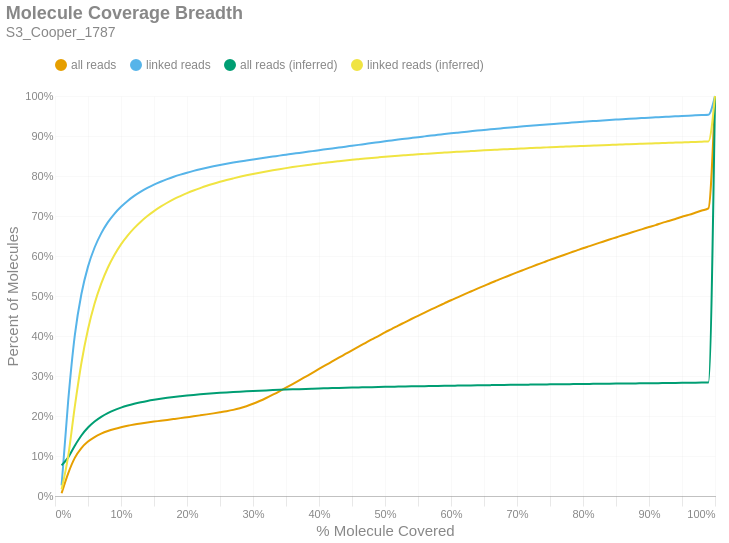

The notebook cell this image was saved under:
### Markdown cell above
### Molecule Read Coverage
This chart shows molecule coverage breadth as computed by the number of bases aligned to that molecule. In other words, "*how much of each unique long molecule is actually sequenced/aligned?*" Keep in mind there is a distinction between sequences and alignments, since some sequences belonging to a particular molecule may not align well and wouldn't appear in the alignment data. This chart also shows molecule coverage breadth as computed by the *inferred fragment* from which the aligned sequences originate. Unlike read coverage, this calculation takes into account the total insert size, including unsequenced gaps between the forward and reverse reads. Like the previous figures, these are cumulative percents.

### Code cell
if SKIPLR:
    print_html(f"Skipped")
else:
    binned_df = consolidated_hist(valids['coverage_bp'], mask, 0.01, True)
    binned_df_inf = consolidated_hist(valids['coverage_inserts'], mask, 0.01, True)
    binned_df = binned_df.with_columns(pl.lit(binned_df_inf['all reads (cumsum)']).alias('all reads (inferred)'))
    binned_df = binned_df.with_columns(pl.lit(binned_df_inf['linked reads (cumsum)']).alias('linked reads (inferred)'))
    binned_df = binned_df.with_columns(
        (pl.col('bin').cast(pl.Float64) + 0.01).alias('right_edge')
    )

    with SafeRender(binned_df):
        (
            density_plot(binned_df, 'Molecule Coverage Breadth', samplename, 'molcov', ['all reads (inferred)','linked reads (inferred)'])
            .encode(
                #x=alt.X('bin:Q', title="% Molecule Covered").axis(format = '%').scale(padding=0),
                x=alt.X('right_edge:Q', title="% Molecule Covered").axis(format='%').scale(padding=0),
                y=alt.Y('value:Q', title='Percent of Molecules')
                    .axis(format='%')
                    .stack(False)
                    .scale(domainMin=0, padding=0),
                color=alt.Color("key:N").scale(domain = ["all reads", "linked reads", "all reads (inferred)", "linked reads (inferred)"]),
                tooltip = [
                    alt.Tooltip("key:N", title = "Data Type"),
                    alt.Tooltip("range_label:N", title="% Molecule Covered"),
                    alt.Tooltip("value:Q", format = ".2%", title="% Molecules")
                ]
            )
        ).display()

### Figure 1 — Vega-Lite specification as saved in the notebook (floating-point values rounded to 4 significant figures)
{"width": "container", "height": 400, "config": {"title": {"anchor": "start", "dy": -15, "fontSize": 18, "color": "#888888", "subtitleColor": "#888888", "subtitleFontSize": 14}, "arc": {"fill": "#0072B2"}, "axis": {"domainColor": "#888888", "domainWidth": 0.5, "gridWidth": 0.2, "grid": false, "titleFontWeight": 400, "titleFontSize": 15, "labelFontSize": 11, "labelColor": "#888888", "tickColor": "#888888", "tickWidth": 0.2, "titleColor": "#888888"}, "axisBand": {"grid": false}, "axisX": {"grid": true, "tickSize": 10, "domainCap": "round"}, "axisY": {"domain": false, "grid": true, "tickSize": 0, "domainCap": "round"}, "background": "transparent", "header": {"labelFontSize": 15, "labelColor": "#888888", "titleFontSize": 15, "titleFontWeight": 600, "titleColor": "#888888"}, "legend": {"labelFont": "sans-serif", "labelFontSize": 12, "labelColor": "#888888", "symbolSize": 100, "symbolType": "circle", "titleFontSize": 12, "titlePadding": 10, "titleColor": "#888888", "title": null, "orient": "top"}, "range": {"category": ["#E69F00", "#56B4E9", "#009E73", "#F0E442", "#0072B2", "#D55E00", "#CC79A7", "#000000"], "diverging": ["#cfe8f3", "#a2d4ec", "#73bfe2", "#46abdb", "#1696d2", "#12719e"]}, "area": {"fill": "#0072B2", "fillOpacity": 0.7, "line": true, "strokeOpacity": 0.7}, "line": {"color": "#0072B2", "stroke": "#0072B2", "strokeWidth": 2}, "trail": {"color": "#0072B2", "stroke": "#0072B2", "strokeWidth": 0, "size": 1}, "point": {"filled": true, "fillOpacity": 1.0, "size": 95}, "text": {"color": "#888888", "fontSize": 11, "align": "right", "fontWeight": 400, "size": 11}, "bar": {"fill": "#0072B2", "stroke": null}, "view": {"stroke": null, "continuousWidth": 660, "continuousHeight": 400}}, "data": {"name": "data-cb066435a76a72fd23c6389bc660c83f"}, "mark": {"type": "line", "interpolate": "monotone", "point": {"opacity": 0, "size": 275}}, "encoding": {"color": {"field": "key", "scale": {"domain": ["all reads", "linked reads", "all reads (inferred)", "linked reads (inferred)"]}, "type": "nominal"}, "tooltip": [{"field": "key", "title": "Data Type", "type": "nominal"}, {"field": "range_label", "title": "% Molecule Covered", "type": "nominal"}, {"field": "value", "format": ".2%", "title": "% Molecules", "type": "quantitative"}], "x": {"axis": {"format": "%"}, "field": "right_edge", "scale": {"padding": 0}, "title": "% Molecule Covered", "type": "quantitative"}, "y": {"axis": {"format": "%"}, "field": "value", "scale": {"domainMin": 0, "padding": 0}, "stack": false, "title": "Percent of Molecules", "type": "quantitative"}}, "params": [{"name": "param_c36ac31b6afebe62", "select": {"type": "point", "fields": ["key"]}, "bind": "legend"}], "title": {"text": "Molecule Coverage Breadth", "subtitle": "S3_Cooper_1787"}, "transform": [{"fold": ["all reads (cumsum)", "linked reads (cumsum)", "all reads (inferred)", "linked reads (inferred)"]}, {"calculate": "replace(datum.key, ' (cumsum)', '')", "as": "key"}, {"filter": {"param": "param_c36ac31b6afebe62"}}], "usermeta": {"embedOptions": {"downloadFileName": "S3_Cooper_1787.molcov"}}, "$schema": "https://vega.github.io/schema/vega-lite/v6.1.0.json", "datasets": {"data-cb066435a76a72fd23c6389bc660c83f": [{"bin": "0.0", "interval": "0.0-0.01", "all reads": 0.006812, "linked reads": 0.02682, "all reads (cumsum)": 0.006812, "linked reads (cumsum)": 0.02682, "range_label": "0.0-0.01", "all reads (inferred)": 0.07666, "linked reads (inferred)": 0.01705, "right_edge": 0.01}, {"bin": "0.01", "interval": "0.01-0.02", "all reads": 0.04999, "linked reads": 0.2112, "all reads (cumsum)": 0.0568, "linked reads (cumsum)": 0.238, "range_label": "0.01-0.02", "all reads (inferred)": 0.0966, "linked reads (inferred)": 0.09956, "right_edge": 0.02}, {"bin": "0.02", "interval": "0.02-0.03", "all reads": 0.03852, "linked reads": 0.1636, "all reads (cumsum)": 0.09532, "linked reads (cumsum)": 0.4016, "range_label": "0.02-0.03", "all reads (inferred)": 0.1258, "linked reads (inferred)": 0.2235, "right_edge": 0.03}, {"bin": "0.03", "interval": "0.03-0.04", "all reads": 0.02446, "linked reads": 0.1034, "all reads (cumsum)": 0.1198, "linked reads (cumsum)": 0.505, "range_label": "0.03-0.04", "all reads (inferred)": 0.1513, "linked reads (inferred)": 0.3324, "right_edge": 0.04}, {"bin": "0.04", "interval": "0.04-0.05", "all reads": 0.01621, "linked reads": 0.06846, "all reads (cumsum)": 0.136, "linked reads (cumsum)": 0.5735, "range_label": "0.04-0.05", "all reads (inferred)": 0.1711, "linked reads (inferred)": 0.4168, "right_edge": 0.05}, {"bin": "0.05", "interval": "0.05-0.06", "all reads": 0.01138, "linked reads": 0.04778, "all reads (cumsum)": 0.1474, "linked reads (cumsum)": 0.6212, "range_label": "0.05-0.06", "all reads (inferred)": 0.1862, "linked reads (inferred)": 0.4811, "right_edge": 0.06}, {"bin": "0.06", "interval": "0.06-0.07", "all reads": 0.008438, "linked reads": 0.03533, "all reads (cumsum)": 0.1558, "linked reads (cumsum)": 0.6566, "range_label": "0.06-0.07", "all reads (inferred)": 0.1979, "linked reads (inferred)": 0.5309, "right_edge": 0.07}, {"bin": "0.07", "interval": "0.07-0.08", "all reads": 0.006566, "linked reads": 0.02737, "all reads (cumsum)": 0.1624, "linked reads (cumsum)": 0.6839, "range_label": "0.07-0.08", "all reads (inferred)": 0.2072, "linked reads (inferred)": 0.5707, "right_edge": 0.08}, {"bin": "0.08", "interval": "0.08-0.09", "all reads": 0.005201, "linked reads": 0.02151, "all reads (cumsum)": 0.1676, "linked reads (cumsum)": 0.7054, "range_label": "0.08-0.09", "all reads (inferred)": 0.2147, "linked reads (inferred)": 0.6026, "right_edge": 0.09}, {"bin": "0.09", "interval": "0.09-0.1", "all reads": 0.004296, "linked reads": 0.01759, "all reads (cumsum)": 0.1719, "linked reads (cumsum)": 0.723, "range_label": "0.09-0.1", "all reads (inferred)": 0.2209, "linked reads (inferred)": 0.629, "right_edge": 0.1}, {"bin": "0.1", "interval": "0.1-0.11", "all reads": 0.00364, "linked reads": 0.01472, "all reads (cumsum)": 0.1755, "linked reads (cumsum)": 0.7378, "range_label": "0.1-0.11", "all reads (inferred)": 0.2261, "linked reads (inferred)": 0.651, "right_edge": 0.11}, {"bin": "0.11", "interval": "0.11-0.12", "all reads": 0.003137, "linked reads": 0.01248, "all reads (cumsum)": 0.1787, "linked reads (cumsum)": 0.7502, "range_label": "0.11-0.12", "all reads (inferred)": 0.2305, "linked reads (inferred)": 0.6697, "right_edge": 0.12}, {"bin": "0.12", "interval": "0.12-0.13", "all reads": 0.002696, "linked reads": 0.01063, "all reads (cumsum)": 0.1814, "linked reads (cumsum)": 0.7609, "range_label": "0.12-0.13", "all reads (inferred)": 0.2343, "linked reads (inferred)": 0.6858, "right_edge": 0.13}, {"bin": "0.13", "interval": "0.13-0.14", "all reads": 0.002442, "linked reads": 0.009434, "all reads (cumsum)": 0.1838, "linked reads (cumsum)": 0.7703, "range_label": "0.13-0.14", "all reads (inferred)": 0.2376, "linked reads (inferred)": 0.6999, "right_edge": 0.14}, {"bin": "0.14", "interval": "0.14-0.15", "all reads": 0.002216, "linked reads": 0.008146, "all reads (cumsum)": 0.186, "linked reads (cumsum)": 0.7784, "range_label": "0.14-0.15", "all reads (inferred)": 0.2405, "linked reads (inferred)": 0.7122, "right_edge": 0.15}, {"bin": "0.15", "interval": "0.15-0.16", "all reads": 0.002101, "linked reads": 0.007126, "all reads (cumsum)": 0.1881, "linked reads (cumsum)": 0.7856, "range_label": "0.15-0.16", "all reads (inferred)": 0.2431, "linked reads (inferred)": 0.7233, "right_edge": 0.16}, {"bin": "0.16", "interval": "0.16-0.17", "all reads": 0.002151, "linked reads": 0.006612, "all reads (cumsum)": 0.1903, "linked reads (cumsum)": 0.7922, "range_label": "0.16-0.17", "all reads (inferred)": 0.2454, "linked reads (inferred)": 0.7331, "right_edge": 0.17}, {"bin": "0.17", "interval": "0.17-0.18", "all reads": 0.002203, "linked reads": 0.005954, "all reads (cumsum)": 0.1925, "linked reads (cumsum)": 0.7981, "range_label": "0.17-0.18", "all reads (inferred)": 0.2475, "linked reads (inferred)": 0.742, "right_edge": 0.18}, {"bin": "0.18", "interval": "0.18-0.19", "all reads": 0.002226, "linked reads": 0.005319, "all reads (cumsum)": 0.1947, "linked reads (cumsum)": 0.8035, "range_label": "0.18-0.19", "all reads (inferred)": 0.2494, "linked reads (inferred)": 0.7497, "right_edge": 0.19}, {"bin": "0.19", "interval": "0.19-0.2", "all reads": 0.002292, "linked reads": 0.004848, "all reads (cumsum)": 0.197, "linked reads (cumsum)": 0.8083, "range_label": "0.19-0.2", "all reads (inferred)": 0.2511, "linked reads (inferred)": 0.7571, "right_edge": 0.2}, {"bin": "0.2", "interval": "0.2-0.21", "all reads": 0.00229, "linked reads": 0.004458, "all reads (cumsum)": 0.1993, "linked reads (cumsum)": 0.8128, "range_label": "0.2-0.21", "all reads (inferred)": 0.2527, "linked reads (inferred)": 0.7637, "right_edge": 0.21}, {"bin": "0.21", "interval": "0.21-0.22", "all reads": 0.002374, "linked reads": 0.004106, "all reads (cumsum)": 0.2016, "linked reads (cumsum)": 0.8169, "range_label": "0.21-0.22", "all reads (inferred)": 0.2541, "linked reads (inferred)": 0.7698, "right_edge": 0.22}, {"bin": "0.22", "interval": "0.22-0.23", "all reads": 0.002414, "linked reads": 0.003788, "all reads (cumsum)": 0.2041, "linked reads (cumsum)": 0.8207, "range_label": "0.22-0.23", "all reads (inferred)": 0.2555, "linked reads (inferred)": 0.7755, "right_edge": 0.23}, {"bin": "0.23", "interval": "0.23-0.24", "all reads": 0.002493, "linked reads": 0.003565, "all reads (cumsum)": 0.2066, "linked reads (cumsum)": 0.8242, "range_label": "0.23-0.24", "all reads (inferred)": 0.2567, "linked reads (inferred)": 0.7806, "right_edge": 0.24}, {"bin": "0.24", "interval": "0.24-0.25", "all reads": 0.002633, "linked reads": 0.003357, "all reads (cumsum)": 0.2092, "linked reads (cumsum)": 0.8276, "range_label": "0.24-0.25", "all reads (inferred)": 0.2578, "linked reads (inferred)": 0.7855, "right_edge": 0.25}, {"bin": "0.25", "interval": "0.25-0.26", "all reads": 0.002763, "linked reads": 0.00304, "all reads (cumsum)": 0.212, "linked reads (cumsum)": 0.8306, "range_label": "0.25-0.26", "all reads (inferred)": 0.2589, "linked reads (inferred)": 0.7899, "right_edge": 0.26}, {"bin": "0.26", "interval": "0.26-0.27", "all reads": 0.003304, "linked reads": 0.002881, "all reads (cumsum)": 0.2153, "linked reads (cumsum)": 0.8335, "range_label": "0.26-0.27", "all reads (inferred)": 0.2599, "linked reads (inferred)": 0.794, "right_edge": 0.27}, {"bin": "0.27", "interval": "0.27-0.28", "all reads": 0.004171, "linked reads": 0.002775, "all reads (cumsum)": 0.2194, "linked reads (cumsum)": 0.8363, "range_label": "0.27-0.28", "all reads (inferred)": 0.2608, "linked reads (inferred)": 0.798, "right_edge": 0.28}, {"bin": "0.28", "interval": "0.28-0.29", "all reads": 0.005111, "linked reads": 0.002597, "all reads (cumsum)": 0.2245, "linked reads (cumsum)": 0.8389, "range_label": "0.28-0.29", "all reads (inferred)": 0.2617, "linked reads (inferred)": 0.8017, "right_edge": 0.29}, {"bin": "0.29", "interval": "0.29-0.3", "all reads": 0.006063, "linked reads": 0.002544, "all reads (cumsum)": 0.2306, "linked reads (cumsum)": 0.8414, "range_label": "0.29-0.3", "all reads (inferred)": 0.2625, "linked reads (inferred)": 0.8051, "right_edge": 0.3}, {"bin": "0.3", "interval": "0.3-0.31", "all reads": 0.006848, "linked reads": 0.002486, "all reads (cumsum)": 0.2374, "linked reads (cumsum)": 0.8439, "range_label": "0.3-0.31", "all reads (inferred)": 0.2633, "linked reads (inferred)": 0.8084, "right_edge": 0.31}, {"bin": "0.31", "interval": "0.31-0.32", "all reads": 0.007596, "linked reads": 0.002365, "all reads (cumsum)": 0.245, "linked reads (cumsum)": 0.8463, "range_label": "0.31-0.32", "all reads (inferred)": 0.264, "linked reads (inferred)": 0.8114, "right_edge": 0.32}, {"bin": "0.32", "interval": "0.32-0.33", "all reads": 0.0082, "linked reads": 0.002309, "all reads (cumsum)": 0.2532, "linked reads (cumsum)": 0.8486, "range_label": "0.32-0.33", "all reads (inferred)": 0.2647, "linked reads (inferred)": 0.8143, "right_edge": 0.33}, {"bin": "0.33", "interval": "0.33-0.34", "all reads": 0.008512, "linked reads": 0.002374, "all reads (cumsum)": 0.2618, "linked reads (cumsum)": 0.8509, "range_label": "0.33-0.34", "all reads (inferred)": 0.2654, "linked reads (inferred)": 0.8171, "right_edge": 0.34}, {"bin": "0.34", "interval": "0.34-0.35", "all reads": 0.008878, "linked reads": 0.00226, "all reads (cumsum)": 0.2706, "linked reads (cumsum)": 0.8532, "range_label": "0.34-0.35", "all reads (inferred)": 0.266, "linked reads (inferred)": 0.8197, "right_edge": 0.35}, {"bin": "0.35", "interval": "0.35-0.36", "all reads": 0.009117, "linked reads": 0.0023, "all reads (cumsum)": 0.2797, "linked reads (cumsum)": 0.8555, "range_label": "0.35-0.36", "all reads (inferred)": 0.2666, "linked reads (inferred)": 0.8223, "right_edge": 0.36}, {"bin": "0.36", "interval": "0.36-0.37", "all reads": 0.009275, "linked reads": 0.002182, "all reads (cumsum)": 0.289, "linked reads (cumsum)": 0.8577, "range_label": "0.36-0.37", "all reads (inferred)": 0.2672, "linked reads (inferred)": 0.8247, "right_edge": 0.37}, {"bin": "0.37", "interval": "0.37-0.38", "all reads": 0.009475, "linked reads": 0.002299, "all reads (cumsum)": 0.2985, "linked reads (cumsum)": 0.86, "range_label": "0.37-0.38", "all reads (inferred)": 0.2677, "linked reads (inferred)": 0.827, "right_edge": 0.38}, {"bin": "0.38", "interval": "0.38-0.39", "all reads": 0.009495, "linked reads": 0.002218, "all reads (cumsum)": 0.308, "linked reads (cumsum)": 0.8622, "range_label": "0.38-0.39", "all reads (inferred)": 0.2683, "linked reads (inferred)": 0.8291, "right_edge": 0.39}, {"bin": "0.39", "interval": "0.39-0.4", "all reads": 0.009654, "linked reads": 0.002323, "all reads (cumsum)": 0.3176, "linked reads (cumsum)": 0.8645, "range_label": "0.39-0.4", "all reads (inferred)": 0.2688, "linked reads (inferred)": 0.8313, "right_edge": 0.4}, {"bin": "0.4", "interval": "0.4-0.41", "all reads": 0.009341, "linked reads": 0.002175, "all reads (cumsum)": 0.327, "linked reads (cumsum)": 0.8667, "range_label": "0.4-0.41", "all reads (inferred)": 0.2692, "linked reads (inferred)": 0.8332, "right_edge": 0.41}, {"bin": "0.41", "interval": "0.41-0.42", "all reads": 0.009426, "linked reads": 0.002173, "all reads (cumsum)": 0.3364, "linked reads (cumsum)": 0.8689, "range_label": "0.41-0.42", "all reads (inferred)": 0.2697, "linked reads (inferred)": 0.8352, "right_edge": 0.42}, {"bin": "0.42", "interval": "0.42-0.43", "all reads": 0.009396, "linked reads": 0.002234, "all reads (cumsum)": 0.3458, "linked reads (cumsum)": 0.8711, "range_label": "0.42-0.43", "all reads (inferred)": 0.2702, "linked reads (inferred)": 0.837, "right_edge": 0.43}, {"bin": "0.43", "interval": "0.43-0.44", "all reads": 0.00921, "linked reads": 0.00228, "all reads (cumsum)": 0.355, "linked reads (cumsum)": 0.8734, "range_label": "0.43-0.44", "all reads (inferred)": 0.2706, "linked reads (inferred)": 0.8387, "right_edge": 0.44}, {"bin": "0.44", "interval": "0.44-0.45", "all reads": 0.009267, "linked reads": 0.002199, "all reads (cumsum)": 0.3643, "linked reads (cumsum)": 0.8756, "range_label": "0.44-0.45", "all reads (inferred)": 0.271, "linked reads (inferred)": 0.8404, "right_edge": 0.45}, {"bin": "0.45", "interval": "0.45-0.46", "all reads": 0.00918, "linked reads": 0.002216, "all reads (cumsum)": 0.3735, "linked reads (cumsum)": 0.8778, "range_label": "0.45-0.46", "all reads (inferred)": 0.2714, "linked reads (inferred)": 0.842, "right_edge": 0.46}, {"bin": "0.46", "interval": "0.46-0.47", "all reads": 0.009007, "linked reads": 0.002237, "all reads (cumsum)": 0.3825, "linked reads (cumsum)": 0.88, "range_label": "0.46-0.47", "all reads (inferred)": 0.2718, "linked reads (inferred)": 0.8436, "right_edge": 0.47}, {"bin": "0.47", "interval": "0.47-0.48", "all reads": 0.008974, "linked reads": 0.002218, "all reads (cumsum)": 0.3914, "linked reads (cumsum)": 0.8823, "range_label": "0.47-0.48", "all reads (inferred)": 0.2721, "linked reads (inferred)": 0.8451, "right_edge": 0.48}, {"bin": "0.48", "interval": "0.48-0.49", "all reads": 0.008522, "linked reads": 0.002263, "all reads (cumsum)": 0.4, "linked reads (cumsum)": 0.8845, "range_label": "0.48-0.49", "all reads (inferred)": 0.2725, "linked reads (inferred)": 0.8465, "right_edge": 0.49}, {"bin": "0.49", "interval": "0.49-0.5", "all reads": 0.009372, "linked reads": 0.002252, "all reads (cumsum)": 0.4093, "linked reads (cumsum)": 0.8868, "range_label": "0.49-0.5", "all reads (inferred)": 0.2728, "linked reads (inferred)": 0.848, "right_edge": 0.5}, {"bin": "0.5", "interval": "0.5-0.51", "all reads": 0.007925, "linked reads": 0.002056, "all reads (cumsum)": 0.4173, "linked reads (cumsum)": 0.8888, "range_label": "0.5-0.51", "all reads (inferred)": 0.2732, "linked reads (inferred)": 0.8493, "right_edge": 0.51}, {"bin": "0.51", "interval": "0.51-0.52", "all reads": 0.008742, "linked reads": 0.002149, "all reads (cumsum)": 0.426, "linked reads (cumsum)": 0.891, "range_label": "0.51-0.52", "all reads (inferred)": 0.2735, "linked reads (inferred)": 0.8506, "right_edge": 0.52}, {"bin": "0.52", "interval": "0.52-0.53", "all reads": 0.0082, "linked reads": 0.002045, "all reads (cumsum)": 0.4342, "linked reads (cumsum)": 0.893, "range_label": "0.52-0.53", "all reads (inferred)": 0.2738, "linked reads (inferred)": 0.8518, "right_edge": 0.53}, {"bin": "0.53", "interval": "0.53-0.54", "all reads": 0.008251, "linked reads": 0.002065, "all reads (cumsum)": 0.4425, "linked reads (cumsum)": 0.8951, "range_label": "0.53-0.54", "all reads (inferred)": 0.2741, "linked reads (inferred)": 0.853, "right_edge": 0.54}, {"bin": "0.54", "interval": "0.54-0.55", "all reads": 0.007979, "linked reads": 0.002037, "all reads (cumsum)": 0.4504, "linked reads (cumsum)": 0.8971, "range_label": "0.54-0.55", "all reads (inferred)": 0.2744, "linked reads (inferred)": 0.8542, "right_edge": 0.55}, {"bin": "0.55", "interval": "0.55-0.56", "all reads": 0.008079, "linked reads": 0.001948, "all reads (cumsum)": 0.4585, "linked reads (cumsum)": 0.8991, "range_label": "0.55-0.56", "all reads (inferred)": 0.2747, "linked reads (inferred)": 0.8553, "right_edge": 0.56}, {"bin": "0.56", "interval": "0.56-0.57", "all reads": 0.007904, "linked reads": 0.001957, "all reads (cumsum)": 0.4664, "linked reads (cumsum)": 0.901, "range_label": "0.56-0.57", "all reads (inferred)": 0.275, "linked reads (inferred)": 0.8564, "right_edge": 0.57}, {"bin": "0.57", "interval": "0.57-0.58", "all reads": 0.00764, "linked reads": 0.001854, "all reads (cumsum)": 0.4741, "linked reads (cumsum)": 0.9029, "range_label": "0.57-0.58", "all reads (inferred)": 0.2752, "linked reads (inferred)": 0.8575, "right_edge": 0.58}, {"bin": "0.58", "interval": "0.58-0.59", "all reads": 0.007689, "linked reads": 0.001903, "all reads (cumsum)": 0.4818, "linked reads (cumsum)": 0.9048, "range_label": "0.58-0.59", "all reads (inferred)": 0.2755, "linked reads (inferred)": 0.8585, "right_edge": 0.59}, {"bin": "0.59", "interval": "0.59-0.6", "all reads": 0.007694, "linked reads": 0.001842, "all reads (cumsum)": 0.4894, "linked reads (cumsum)": 0.9066, "range_label": "0.59-0.6", "all reads (inferred)": 0.2758, "linked reads (inferred)": 0.8596, "right_edge": 0.6}, {"bin": "0.6", "interval": "0.6-0.61", "all reads": 0.007189, "linked reads": 0.001755, "all reads (cumsum)": 0.4966, "linked reads (cumsum)": 0.9084, "range_label": "0.6-0.61", "all reads (inferred)": 0.276, "linked reads (inferred)": 0.8605, "right_edge": 0.61}, {"bin": "0.61", "interval": "0.61-0.62", "all reads": 0.007445, "linked reads": 0.001724, "all reads (cumsum)": 0.5041, "linked reads (cumsum)": 0.9101, "range_label": "0.61-0.62", "all reads (inferred)": 0.2763, "linked reads (inferred)": 0.8615, "right_edge": 0.62}, {"bin": "0.62", "interval": "0.62-0.63", "all reads": 0.007197, "linked reads": 0.00173, "all reads (cumsum)": 0.5113, "linked reads (cumsum)": 0.9118, "range_label": "0.62-0.63", "all reads (inferred)": 0.2765, "linked reads (inferred)": 0.8624, "right_edge": 0.63}, {"bin": "0.63", "interval": "0.63-0.64", "all reads": 0.007188, "linked reads": 0.00171, "all reads (cumsum)": 0.5185, "linked reads (cumsum)": 0.9136, "range_label": "0.63-0.64", "all reads (inferred)": 0.2767, "linked reads (inferred)": 0.8632, "right_edge": 0.64}, {"bin": "0.64", "interval": "0.64-0.65", "all reads": 0.006919, "linked reads": 0.001579, "all reads (cumsum)": 0.5254, "linked reads (cumsum)": 0.9151, "range_label": "0.64-0.65", "all reads (inferred)": 0.277, "linked reads (inferred)": 0.8641, "right_edge": 0.65}, {"bin": "0.65", "interval": "0.65-0.66", "all reads": 0.007107, "linked reads": 0.001608, "all reads (cumsum)": 0.5325, "linked reads (cumsum)": 0.9167, "range_label": "0.65-0.66", "all reads (inferred)": 0.2772, "linked reads (inferred)": 0.865, "right_edge": 0.66}, {"bin": "0.66", "interval": "0.66-0.67", "all reads": 0.006697, "linked reads": 0.001497, "all reads (cumsum)": 0.5392, "linked reads (cumsum)": 0.9182, "range_label": "0.66-0.67", "all reads (inferred)": 0.2774, "linked reads (inferred)": 0.8658, "right_edge": 0.67}, {"bin": "0.67", "interval": "0.67-0.68", "all reads": 0.006698, "linked reads": 0.001537, "all reads (cumsum)": 0.5459, "linked reads (cumsum)": 0.9198, "range_label": "0.67-0.68", "all reads (inferred)": 0.2776, "linked reads (inferred)": 0.8667, "right_edge": 0.68}, {"bin": "0.68", "interval": "0.68-0.69", "all reads": 0.006517, "linked reads": 0.001479, "all reads (cumsum)": 0.5524, "linked reads (cumsum)": 0.9213, "range_label": "0.68-0.69", "all reads (inferred)": 0.2778, "linked reads (inferred)": 0.8675, "right_edge": 0.69}, {"bin": "0.69", "interval": "0.69-0.7", "all reads": 0.006618, "linked reads": 0.001453, "all reads (cumsum)": 0.559, "linked reads (cumsum)": 0.9227, "range_label": "0.69-0.7", "all reads (inferred)": 0.2781, "linked reads (inferred)": 0.8683, "right_edge": 0.7}, {"bin": "0.7", "interval": "0.7-0.71", "all reads": 0.006368, "linked reads": 0.001439, "all reads (cumsum)": 0.5654, "linked reads (cumsum)": 0.9241, "range_label": "0.7-0.71", "all reads (inferred)": 0.2783, "linked reads (inferred)": 0.869, "right_edge": 0.71}, {"bin": "0.71", "interval": "0.71-0.72", "all reads": 0.006316, "linked reads": 0.001365, "all reads (cumsum)": 0.5717, "linked reads (cumsum)": 0.9255, "range_label": "0.71-0.72", "all reads (inferred)": 0.2785, "linked reads (inferred)": 0.8698, "right_edge": 0.72}, {"bin": "0.72", "interval": "0.72-0.73", "all reads": 0.006292, "linked reads": 0.00133, "all reads (cumsum)": 0.578, "linked reads (cumsum)": 0.9268, "range_label": "0.72-0.73", "all reads (inferred)": 0.2787, "linked reads (inferred)": 0.8705, "right_edge": 0.73}, {"bin": "0.73", "interval": "0.73-0.74", "all reads": 0.006072, "linked reads": 0.001382, "all reads (cumsum)": 0.5841, "linked reads (cumsum)": 0.9282, "range_label": "0.73-0.74", "all reads (inferred)": 0.2789, "linked reads (inferred)": 0.8712, "right_edge": 0.74}, {"bin": "0.74", "interval": "0.74-0.75", "all reads": 0.006329, "linked reads": 0.00129, "all reads (cumsum)": 0.5904, "linked reads (cumsum)": 0.9295, "range_label": "0.74-0.75", "all reads (inferred)": 0.2791, "linked reads (inferred)": 0.8719, "right_edge": 0.75}, {"bin": "0.75", "interval": "0.75-0.76", "all reads": 0.005751, "linked reads": 0.001228, "all reads (cumsum)": 0.5962, "linked reads (cumsum)": 0.9307, "range_label": "0.75-0.76", "all reads (inferred)": 0.2793, "linked reads (inferred)": 0.8726, "right_edge": 0.76}, {"bin": "0.76", "interval": "0.76-0.77", "all reads": 0.005882, "linked reads": 0.001252, "all reads (cumsum)": 0.602, "linked reads (cumsum)": 0.932, "range_label": "0.76-0.77", "all reads (inferred)": 0.2795, "linked reads (inferred)": 0.8733, "right_edge": 0.77}, {"bin": "0.77", "interval": "0.77-0.78", "all reads": 0.005822, "linked reads": 0.001197, "all reads (cumsum)": 0.6079, "linked reads (cumsum)": 0.9332, "range_label": "0.77-0.78", "all reads (inferred)": 0.2797, "linked reads (inferred)": 0.8739, "right_edge": 0.78}, {"bin": "0.78", "interval": "0.78-0.79", "all reads": 0.00571, "linked reads": 0.001194, "all reads (cumsum)": 0.6136, "linked reads (cumsum)": 0.9344, "range_label": "0.78-0.79", "all reads (inferred)": 0.2799, "linked reads (inferred)": 0.8745, "right_edge": 0.79}, {"bin": "0.79", "interval": "0.79-0.8", "all reads": 0.005903, "linked reads": 0.001166, "all reads (cumsum)": 0.6195, "linked reads (cumsum)": 0.9355, "range_label": "0.79-0.8", "all reads (inferred)": 0.2801, "linked reads (inferred)": 0.8752, "right_edge": 0.8}, {"bin": "0.8", "interval": "0.8-0.81", "all reads": 0.005309, "linked reads": 0.001122, "all reads (cumsum)": 0.6248, "linked reads (cumsum)": 0.9367, "range_label": "0.8-0.81", "all reads (inferred)": 0.2802, "linked reads (inferred)": 0.8758, "right_edge": 0.81}, {"bin": "0.81", "interval": "0.81-0.82", "all reads": 0.00546, "linked reads": 0.001069, "all reads (cumsum)": 0.6302, "linked reads (cumsum)": 0.9377, "range_label": "0.81-0.82", "all reads (inferred)": 0.2804, "linked reads (inferred)": 0.8764, "right_edge": 0.82}, {"bin": "0.82", "interval": "0.82-0.83", "all reads": 0.005548, "linked reads": 0.001109, "all reads (cumsum)": 0.6358, "linked reads (cumsum)": 0.9388, "range_label": "0.82-0.83", "all reads (inferred)": 0.2806, "linked reads (inferred)": 0.8771, "right_edge": 0.83}, {"bin": "0.83", "interval": "0.83-0.84", "all reads": 0.005388, "linked reads": 0.001082, "all reads (cumsum)": 0.6412, "linked reads (cumsum)": 0.9399, "range_label": "0.83-0.84", "all reads (inferred)": 0.2808, "linked reads (inferred)": 0.8777, "right_edge": 0.84}, {"bin": "0.84", "interval": "0.84-0.85", "all reads": 0.005221, "linked reads": 0.001049, "all reads (cumsum)": 0.6464, "linked reads (cumsum)": 0.941, "range_label": "0.84-0.85", "all reads (inferred)": 0.281, "linked reads (inferred)": 0.8783, "right_edge": 0.85}, {"bin": "0.85", "interval": "0.85-0.86", "all reads": 0.005319, "linked reads": 0.00107, "all reads (cumsum)": 0.6517, "linked reads (cumsum)": 0.942, "range_label": "0.85-0.86", "all reads (inferred)": 0.2812, "linked reads (inferred)": 0.8789, "right_edge": 0.86}, {"bin": "0.86", "interval": "0.86-0.87", "all reads": 0.005199, "linked reads": 0.001016, "all reads (cumsum)": 0.6569, "linked reads (cumsum)": 0.9431, "range_label": "0.86-0.87", "all reads (inferred)": 0.2814, "linked reads (inferred)": 0.8795, "right_edge": 0.87}, {"bin": "0.87", "interval": "0.87-0.88", "all reads": 0.005288, "linked reads": 0.0009577, "all reads (cumsum)": 0.6622, "linked reads (cumsum)": 0.944, "range_label": "0.87-0.88", "all reads (inferred)": 0.2816, "linked reads (inferred)": 0.8801, "right_edge": 0.88}, {"bin": "0.88", "interval": "0.88-0.89", "all reads": 0.005096, "linked reads": 0.0009257, "all reads (cumsum)": 0.6673, "linked reads (cumsum)": 0.9449, "range_label": "0.88-0.89", "all reads (inferred)": 0.2817, "linked reads (inferred)": 0.8806, "right_edge": 0.89}, {"bin": "0.89", "interval": "0.89-0.9", "all reads": 0.005138, "linked reads": 0.0009148, "all reads (cumsum)": 0.6724, "linked reads (cumsum)": 0.9459, "range_label": "0.89-0.9", "all reads (inferred)": 0.2819, "linked reads (inferred)": 0.8812, "right_edge": 0.9}, {"bin": "0.9", "interval": "0.9-0.91", "all reads": 0.004854, "linked reads": 0.000854, "all reads (cumsum)": 0.6773, "linked reads (cumsum)": 0.9467, "range_label": "0.9-0.91", "all reads (inferred)": 0.2821, "linked reads (inferred)": 0.8818, "right_edge": 0.91}, {"bin": "0.91", "interval": "0.91-0.92", "all reads": 0.005457, "linked reads": 0.0008988, "all reads (cumsum)": 0.6827, "linked reads (cumsum)": 0.9476, "range_label": "0.91-0.92", "all reads (inferred)": 0.2823, "linked reads (inferred)": 0.8823, "right_edge": 0.92}, {"bin": "0.92", "interval": "0.92-0.93", "all reads": 0.004693, "linked reads": 0.0007964, "all reads (cumsum)": 0.6874, "linked reads (cumsum)": 0.9484, "range_label": "0.92-0.93", "all reads (inferred)": 0.2825, "linked reads (inferred)": 0.8829, "right_edge": 0.93}, {"bin": "0.93", "interval": "0.93-0.94", "all reads": 0.005155, "linked reads": 0.0008316, "all reads (cumsum)": 0.6926, "linked reads (cumsum)": 0.9492, "range_label": "0.93-0.94", "all reads (inferred)": 0.2827, "linked reads (inferred)": 0.8834, "right_edge": 0.94}, {"bin": "0.94", "interval": "0.94-0.95", "all reads": 0.005547, "linked reads": 0.0008489, "all reads (cumsum)": 0.6981, "linked reads (cumsum)": 0.9501, "range_label": "0.94-0.95", "all reads (inferred)": 0.2829, "linked reads (inferred)": 0.884, "right_edge": 0.95}, {"bin": "0.95", "interval": "0.95-0.96", "all reads": 0.004595, "linked reads": 0.0008002, "all reads (cumsum)": 0.7027, "linked reads (cumsum)": 0.9509, "range_label": "0.95-0.96", "all reads (inferred)": 0.2831, "linked reads (inferred)": 0.8846, "right_edge": 0.96}, {"bin": "0.96", "interval": "0.96-0.97", "all reads": 0.005342, "linked reads": 0.0007279, "all reads (cumsum)": 0.7081, "linked reads (cumsum)": 0.9516, "range_label": "0.96-0.97", "all reads (inferred)": 0.2833, "linked reads (inferred)": 0.8851, "right_edge": 0.97}, {"bin": "0.97", "interval": "0.97-0.98", "all reads": 0.005659, "linked reads": 0.0007445, "all reads (cumsum)": 0.7137, "linked reads (cumsum)": 0.9524, "range_label": "0.97-0.98", "all reads (inferred)": 0.2835, "linked reads (inferred)": 0.8858, "right_edge": 0.98}, {"bin": "0.98", "interval": "0.98-0.99", "all reads": 0.00548, "linked reads": 0.0007605, "all reads (cumsum)": 0.7192, "linked reads (cumsum)": 0.9531, "range_label": "0.98-0.99", "all reads (inferred)": 0.2838, "linked reads (inferred)": 0.8865, "right_edge": 0.99}, {"bin": "0.99", "interval": "0.99-1.0", "all reads": 0.2808, "linked reads": 0.04688, "all reads (cumsum)": 1.0, "linked reads (cumsum)": 1.0, "range_label": "0.99-1.0", "all reads (inferred)": 1.0, "linked reads (inferred)": 1.0, "right_edge": 1.0}]}}
